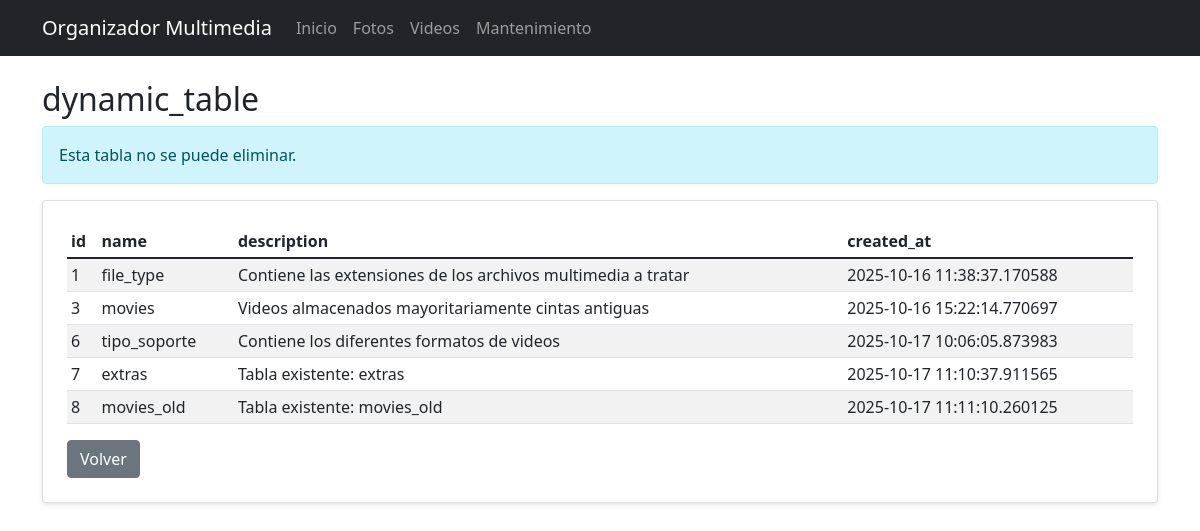
The app's page /maintenance/table/dynamic_table, older data.
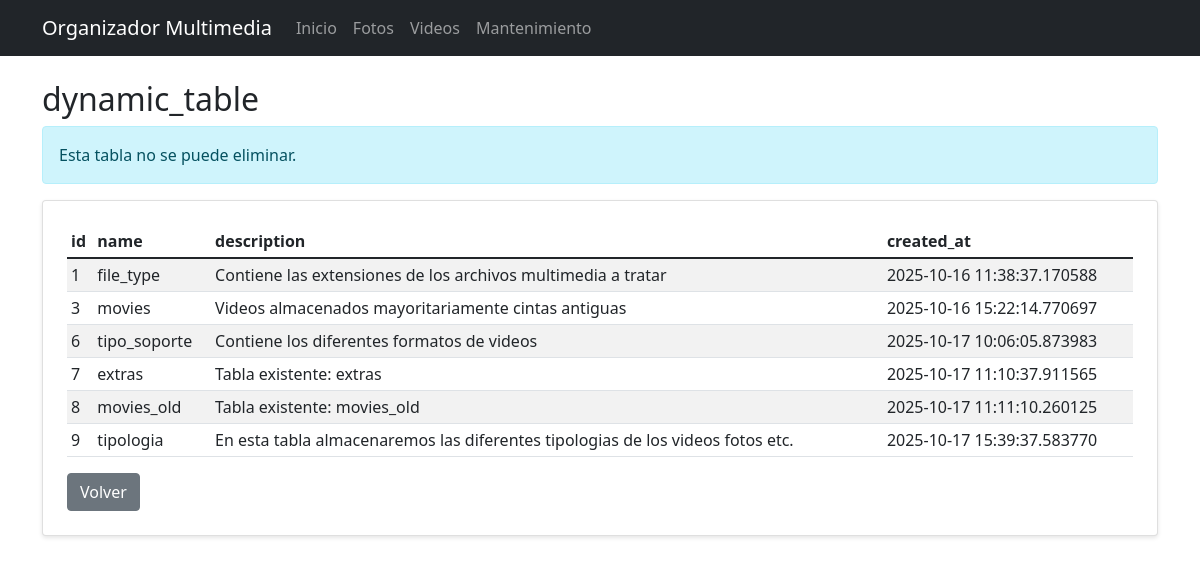
The same page, newer data.
### app/models/database.py (models this page shows, shortened)
class DynamicTable(db.Model):
    id = db.Column(db.Integer, primary_key=True)
    name = db.Column(db.String(50), unique=True, nullable=False)
    description = db.Column(db.String(200))
    created_at = db.Column(db.DateTime, default=datetime.utcnow)
    fields = db.relationship('TableField', backref='table', lazy=True, cascade='all, delete-orphan')

### app/routes/maintenance.py (the view)
@bp.route('/table/<string:table_name>')
def view_table(table_name: str):
    engine = db.engine
    inspector = inspect(engine)
    if table_name not in inspector.get_table_names():
        flash(f'La tabla "{table_name}" no existe.', 'error')
        return redirect(url_for('maintenance.index'))
    with engine.connect() as conn:
        columns = [col['name'] for col in inspector.get_columns(table_name)]
        result = conn.execute(text(f'SELECT * FROM "{table_name}" LIMIT 500'))
        rows = result.fetchall()
    actions = _resolve_table_actions(table_name)
    return render_template('maintenance/table_view.html', table_name=table_name, columns=columns, rows=rows, can_drop=actions['can_drop'])

### app/routes/maintenance.py (called while the page is built, shortened)
def _resolve_table_actions(table_name: str) -> dict:
    system_tables = {'sqlite_sequence', 'dynamic_table', 'table_field'}
    if table_name in system_tables:
        return {
            'has_action': True,
            'label': 'Ver',
            'url': url_for('maintenance.view_table', table_name=table_name),
            'can_drop': False
        }

### app/templates/maintenance/table_view.html (shortened to what this page needs)
{% extends "base.html" %}
{% block content %}
<div class="row">
    <div class="col-md-12">
    <h2>{{ table_name }}</h2>
    {% if not can_drop %}
    <div class="alert alert-info">Esta tabla no se puede eliminar.</div>
    {% endif %}
        <div class="card">
            <div class="card-body">
                <div class="table-responsive">
                    <table class="table table-striped table-sm align-middle">
                        <thead>
                            <tr>
                                {% for column in columns %}
                                <th>{{ column }}</th>
                                {% endfor %}
                            </tr>
                        </thead>
                        <tbody>
                            {% if rows %}
                                {% for row in rows %}
                                <tr>
                                    {% for value in row %}
                                    <td>{{ value }}</td>
                                    {% endfor %}
                                </tr>
                                {% endfor %}
                            {% else %}
                                <tr>
                                    <td colspan="{{ columns|length }}" class="text-center text-muted">No hay registros.</td>
                                </tr>
                            {% endif %}
                        </tbody>
                    </table>
                </div>
                <a href="{{ url_for('maintenance.index') }}" class="btn btn-secondary">Volver</a>
            </div>
        </div>
    </div>
</div>
{% endblock %}

Row changes from the older to the newer data that the page shows:
added DynamicTable: row "9", name "tipologia", description "En esta tabla almacenaremos las diferentes tipologias de los videos fotos etc.", created_at "2025-10-17 15:39:37.583770"
